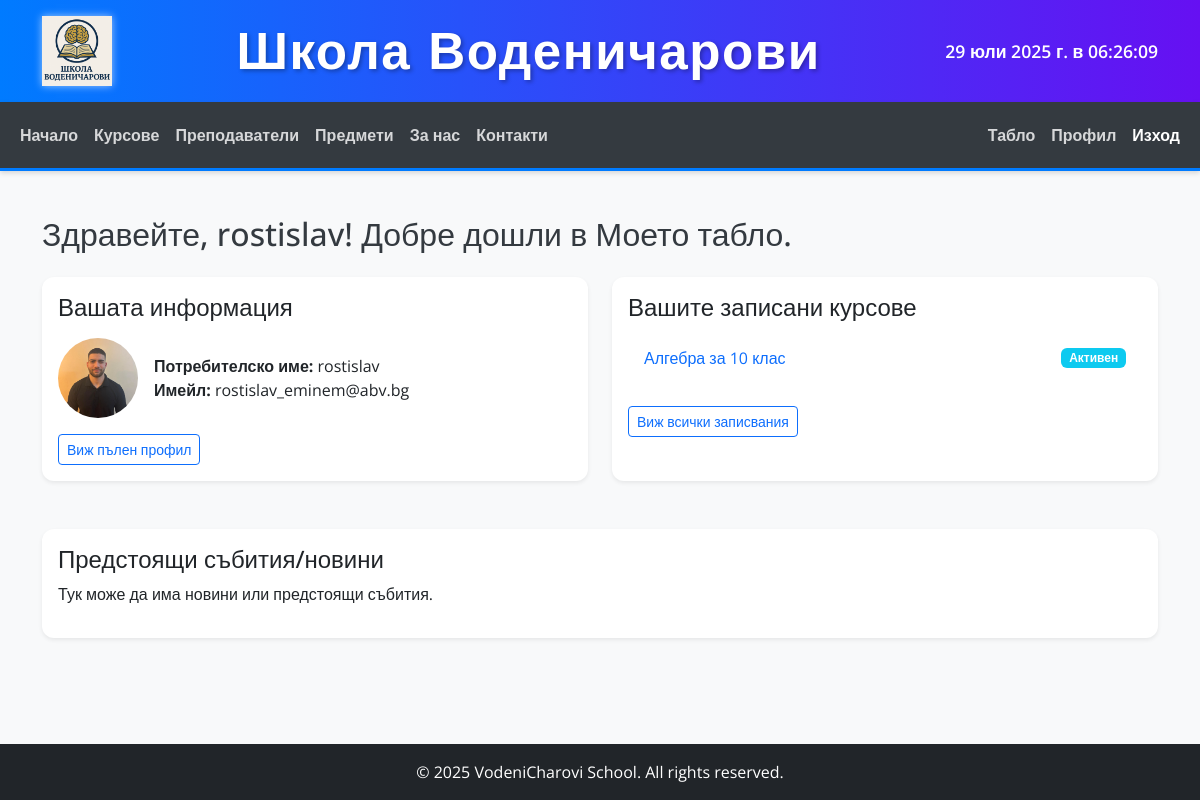
The page /dashboard/ (signed in) on the database as committed earlier.
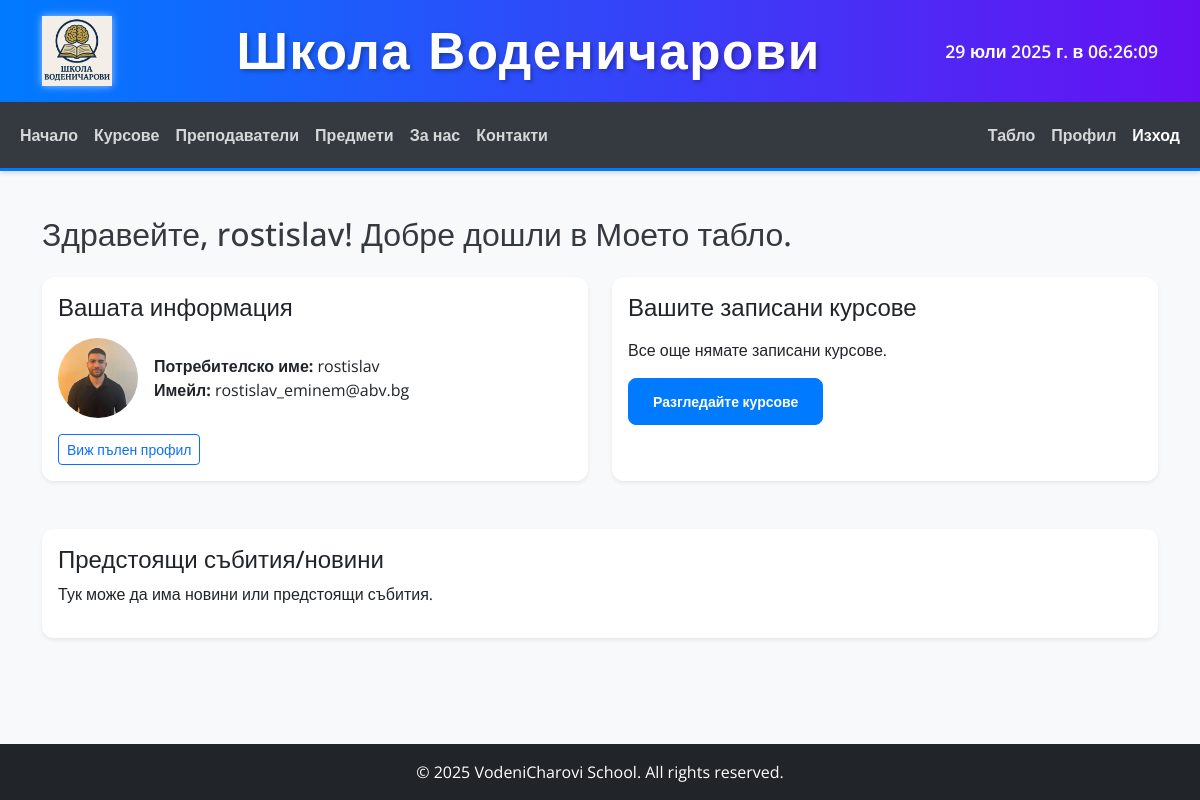
The same page on the database as committed later.
### core/models.py (models this page shows, shortened)
class Enrollment(models.Model):
    student = models.ForeignKey(
        'auth.User',
        on_delete=models.CASCADE,
        related_name='enrollments'
    )
    course = models.ForeignKey(
        Course,
        on_delete=models.CASCADE,
        related_name='enrollments'
    )
    enrollment_date = models.DateField(auto_now_add=True)
    completed = models.BooleanField(default=False)
    class Meta:
        unique_together = ('student', 'course')
        verbose_name = "Записване"
        verbose_name_plural = "Записвания"

### courses/models.py (models this page shows, shortened)
class Course(models.Model):
    title = models.CharField(
        max_length=100,
        verbose_name="Заглавие на курса"
    )
    subject = models.ForeignKey(
        Subject,
        on_delete=models.CASCADE,
        related_name='courses',
        verbose_name="Предмет"
    )
    teacher = models.ForeignKey(
        Teacher,
        on_delete=models.CASCADE,
        related_name='courses_taught',
        verbose_name="Преподавател"
    )
    description = models.TextField(
        verbose_name="Описание на курса"
    )
    price = models.DecimalField(
        max_digits=8,
        decimal_places=2,
        verbose_name="Цена"
    )
    start_date = models.DateField(
        verbose_name="Начална дата"
    )
    end_date = models.DateField(
        verbose_name="Крайна дата"
    )
    max_students = models.PositiveIntegerField(
        default=10,
        verbose_name="Макс. брой студенти"
    )
    class Meta:
        ordering = ['start_date', 'title']
        verbose_name = "Курс"
        verbose_name_plural = "Курсове"

### core/views.py (the view)
# urls.py: path('dashboard/', core_views.DashboardView.as_view(), name='dashboard'),
class DashboardView(LoginRequiredMixin, TemplateView):
    template_name = 'core/dashboard.html'
    def get_context_data(self, **kwargs):
        context = super().get_context_data(**kwargs)
        user = self.request.user
        context['profile'] = user.profile if hasattr(user, 'profile') else None
        context['enrolled_courses'] = Enrollment.objects.filter(student=user).select_related('course').order_by('-enrollment_date')
        return context

### templates/core/dashboard.html (shortened to what this page needs)
    {% extends 'base.html' %}
    {% load static %}
    {% block content %}
        <h2 class="mb-4">Здравейте, {{ user.username }}! Добре дошли в Моето табло.</h2>
        <div class="row">
            <div class="col-md-6 mb-4">
                <div class="card shadow-sm h-100">
                    <div class="card-body">
                        <h4 class="card-title mb-3">Вашата информация</h4>
                        <div class="d-flex align-items-center mb-3">
                            {% if profile and profile.profile_picture %}
                                <img src="{{ profile.profile_picture.url }}" alt="Профилна снимка" class="rounded-circle me-3" style="width: 80px; height: 80px; object-fit: cover;">
                            {% endif %}
                            <div>
                                <p class="mb-0"><strong>Потребителско име:</strong> {{ user.username }}</p>
                                <p class="mb-0"><strong>Имейл:</strong> {{ user.email }}</p>
                            </div>
                        </div>
                        <a href="{% url 'user_profile' %}" class="btn btn-outline-primary btn-sm">Виж пълен профил</a>
                    </div>
                </div>
            </div>
            <div class="col-md-6 mb-4">
                <div class="card shadow-sm h-100">
                    <div class="card-body">
                        <h4 class="card-title mb-3">Вашите записани курсове</h4>
                        {% if enrolled_courses %}
                            <ul class="list-group list-group-flush">
                                {% for enrollment in enrolled_courses %}
                                    <li class="list-group-item d-flex justify-content-between align-items-center">
                                        <a href="{% url 'course_detail' pk=enrollment.course.pk %}" class="text-decoration-none">{{ enrollment.course.title }}</a>
                                        {% if enrollment.completed %}
                                            <span class="badge bg-success">Завършен</span>
                                        {% else %}
                                            <span class="badge bg-info">Активен</span>
                                        {% endif %}
                                    </li>
                                {% endfor %}
                            </ul>
                            <a href="{% url 'enrollment_list' %}" class="btn btn-outline-primary btn-sm mt-3">Виж всички записвания</a>
                        {% else %}
                            <p>Все още нямате записани курсове.</p>
                            <a href="{% url 'course_list' %}" class="btn btn-primary btn-sm">Разгледайте курсове</a>
                        {% endif %}
                    </div>
                </div>
            </div>
        </div>
        <div class="row mt-4">
            <div class="col-md-12">
                <div class="card shadow-sm">
                    <div class="card-body">
                        <h4 class="card-title">Предстоящи събития/новини</h4>
                        <p>Тук може да има новини или предстоящи събития.</p>
                    </div>
                </div>
            </div>
        </div>
    {% endblock %}

Rows that differ between the two databases and show on the page:
removed Enrollment: course "Алгебра за 10 клас", completed "Активен"
Other text that changed with them:
text no longer shown: "Виж всички записвания"
text now shown: "Все още нямате записани курсове. Разгледайте курсове"
